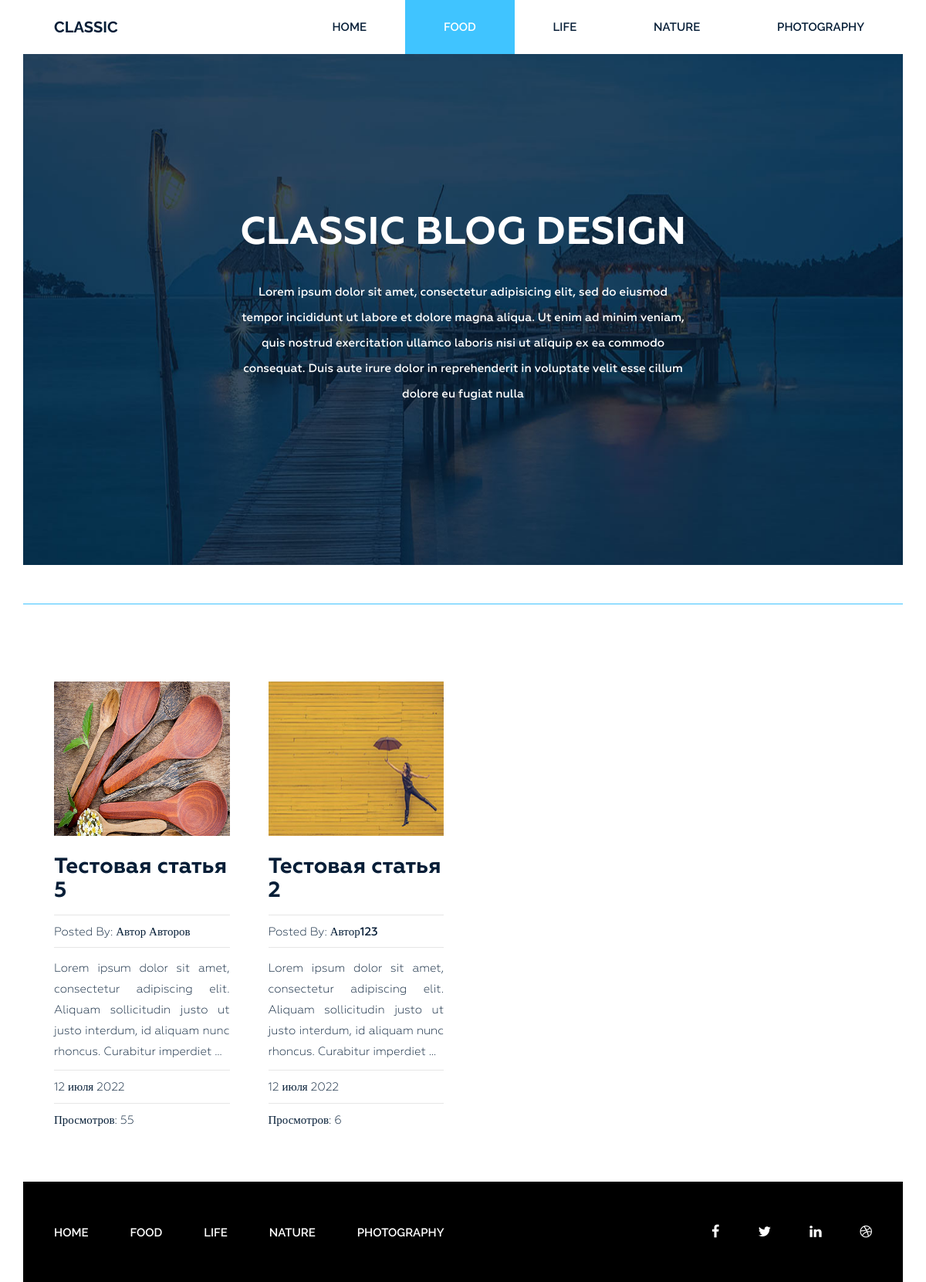
The app's page /category/food/ with its own data.
### blog/models.py (models this page shows, shortened)
class Category(models.Model):
    title = models.CharField(max_length=255, verbose_name='Название')
    slug = models.SlugField(max_length=255, verbose_name='Url', unique=True)
    def __str__(self):
        return self.title
    def get_absolute_url(self):
        return reverse('category', kwargs={"slug": self.slug})
    class Meta:
        ordering = ['title']
        verbose_name = 'Категория(ю)'
        verbose_name_plural = 'Категории'

class Post(models.Model):
    title = models.CharField(max_length=255, verbose_name='Название')
    slug = models.SlugField(max_length=255, verbose_name='Url', unique=True)
    author = models.CharField(max_length=100, verbose_name='Автор')
    content = models.TextField(blank=True, verbose_name='Текст')
    created_at = models.DateTimeField(auto_now_add=True, verbose_name='Опубликовано')
    photo = models.ImageField(upload_to='photos/%Y/%m/%d/', blank=True, verbose_name='Изображение')
    views = models.IntegerField(default=0, verbose_name='Просмотров')
    category = models.ForeignKey(Category, on_delete=models.PROTECT, related_name='posts', verbose_name='Категория')
    tags = models.ManyToManyField(Tag, blank=True, related_name='posts', verbose_name='Тэги')
    def get_absolute_url(self):
        return reverse('post', kwargs={"slug": self.slug})
    class Meta:
        ordering = ['-created_at']
        verbose_name = 'Статья'
        verbose_name_plural = 'Статьи'

### blog/views.py (the view)
# urls.py: path('category/<str:slug>/', PostsByCategory.as_view(), name='category'),
class PostsByCategory(ListView):
    template_name = 'blog/index.html'
    context_object_name = 'posts'
    paginate_by = 4
    allow_empty = False
    def get_queryset(self):
        return Post.objects.filter(category__slug=self.kwargs['slug'])
    def get_context_data(self, *, object_list=None, **kwargs):
        context = super().get_context_data(**kwargs)
        context['title'] = Category.objects.get(slug=self.kwargs['slug'])
        return context

### blog/templatetags/menu.py (called while the page is built)
@register.inclusion_tag('blog/menu_tpl.html')
def show_menu(menu_class='menu'):
    categories = Category.objects.all()
    return {"categories": categories, "menu_class": menu_class}

### blog/templates/blog/index.html (shortened to what this page needs)
{% extends 'base.html' %}
{% load static %}
{% block content %}
<section class="bg-text-area">
    <div class="container">
        <div class="row">
            <div class="col-md-12">
                <div class="bg-text">
                    <h3>Classic BLOG Design</h3>
                    <p>Lorem ipsum dolor sit amet, consectetur adipisicing elit, sed do eiusmod tempor incididunt ut
                        labore et dolore magna aliqua. Ut enim ad minim veniam, quis nostrud exercitation ullamco
                        laboris nisi ut aliquip ex ea commodo consequat. Duis aute irure dolor in reprehenderit in
                        voluptate velit esse cillum dolore eu fugiat nulla </p>
                </div>
            </div>
        </div>
    </div>
</section>
<section class="blog-post-area">
    <div class="container">
        <div class="border-top>" style="border-top: 1px solid #40c4ff;"></div>
        <div class="row">
            <div class="blog-post-area-style">
                {% for post in posts %}
                <div class="col-md-3">
                    <div class="single-post">
                        {% if post.photo %}
                        <img src="{{ post.photo.url }}" alt="{{ post.title }}" width="300" , height="200">
                        {% else %}
                        <img src="" alt="" width="300" , height="200">
                        {% endif %}
                        <h3><a href="{{ post.get_absolute_url }}">{{ post.title }}</a></h3>
                        <h4><span>Posted By: <span class="author-name">{{ post.author }}</span></span>
                        </h4>
                        {{ post.content | truncatewords_html:20 | safe }}
                        <h4><span>{{ post.created_at | date:"j E Y"}}</span></h4>
                        <h4><span>Просмотров: {{ post.views }}</span></h4>
                    </div>
                </div>
                {% endfor %}
            </div>
        </div>
    </div>
</section>
{% endblock %}

### siteblog/static/style.css (style rules this page uses)
.wrapper header.header .menu { margin: 0 }
.wrapper header.header .menu ul { float: right; margin: 0; padding: 0; margin-right: 4px; }
.wrapper header.header .menu ul li { display: inline-block; list-style: outside none none; margin: 0 -4px 0 0; }
.wrapper header.header .menu ul li a { color: rgb(6, 30, 55); font-family: "Raleway", sans-serif; font-size: 15px; font-weight: 600; line-height: 70px; padding: 26px 50px; text-decoration: none; text-transform: uppercase; }
.wrapper header.header .menu ul li.active a { background: #40c4ff; color: #fff; }
.wrapper section.bg-text-area .bg-text { background-image: url(img/bg-iamges.jpg); background-size: 100% 100%; padding: 205px 280px; }
.wrapper section.bg-text-area .bg-text h3 { color: #fff; font-family: Geometria; font-size: 50px; font-weight: 700; text-align: center; text-transform: uppercase; margin: 0; }
.wrapper section.bg-text-area .bg-text p { color: #fff; font-family: Geometria; font-size: 15px; font-weight: 500; line-height: 33px; margin: 32px 0 0; text-align: center; }
section.blog-post-area { margin-top: 50px; }
section.blog-post-area img { width: 100%; }
section.blog-post-area .single-post { padding-right: 20px; margin: 100px 0px 0px; }
section.blog-post-area h4 span { font-family: Geometria; font-weight: 400; font-size: 15px; color: #061e37; text-decoration: none; }
section.blog-post-area h4 span.author-name { font-weight: 500; }
.blog-post-area .single-post h3 a { font-family: Geometria; font-size: 28px; font-weight: 700; text-decoration: none; color: #061e37; }
.blog-post-area .single-post p { color: #061e37; font-family: Geometria; font-size: 15px; font-weight: 400; line-height: 27px; padding-top: 14px; position: relative; text-align: justify; }
.blog-post-area .single-post h4 { margin-bottom: 12px; padding-top: 10px; position: relative; }
.blog-post-area .single-post h4::before { background: #e6e6e6 none repeat scroll 0 0; content: ""; height: 1px; position: absolute; top: 0; width: 100%; }
.blog-post-area .single-post p::before { background: #e6e6e6 none repeat scroll 0 0; content: ""; height: 1px; position: absolute; top: 0; width: 100%; }
.blog-post-area .single-post h3 { margin: 25px 0 15px; }
.blog-post-area .blog-post-area-style { margin: 0 20px 0 40px; }
.wrapper footer.footer .footer-menu { margin: 0 }
.wrapper footer.footer .footer-menu ul { line-height: 130px; margin: 0; padding: 0; }
.wrapper footer.footer .footer-menu ul li { display: inline; list-style: outside none none; margin: 0; padding: 30px 0px; }
.wrapper footer.footer .footer-menu ul li a { color: #fff; font-family: "Raleway", sans-serif; font-size: 15px; font-weight: 600; line-height: 70px; margin-left: 40px; padding: 26px 10px 26px 0; text-decoration: none; text-transform: uppercase; }

### records on screen
Category: title "FOOD"
Category: title "LIFE"
Category: title "NATURE"
Category: title "PHOTOGRAPHY"
Post: photo (picture), title "Тестовая статья 5", author "Автор Авторов", content "Lorem ipsum dolor sit amet, consectetur adipiscing elit. Aliquam sollicitudin justo ut justo interdum, id aliquam nunc rhoncus. Curabitur imperdiet …", created_at "12 июля 2022", views "55"
Post: photo (picture), title "Тестовая статья 2", author "Автор123", content "Lorem ipsum dolor sit amet, consectetur adipiscing elit. Aliquam sollicitudin justo ut justo interdum, id aliquam nunc rhoncus. Curabitur imperdiet …", created_at "12 июля 2022", views "6"
